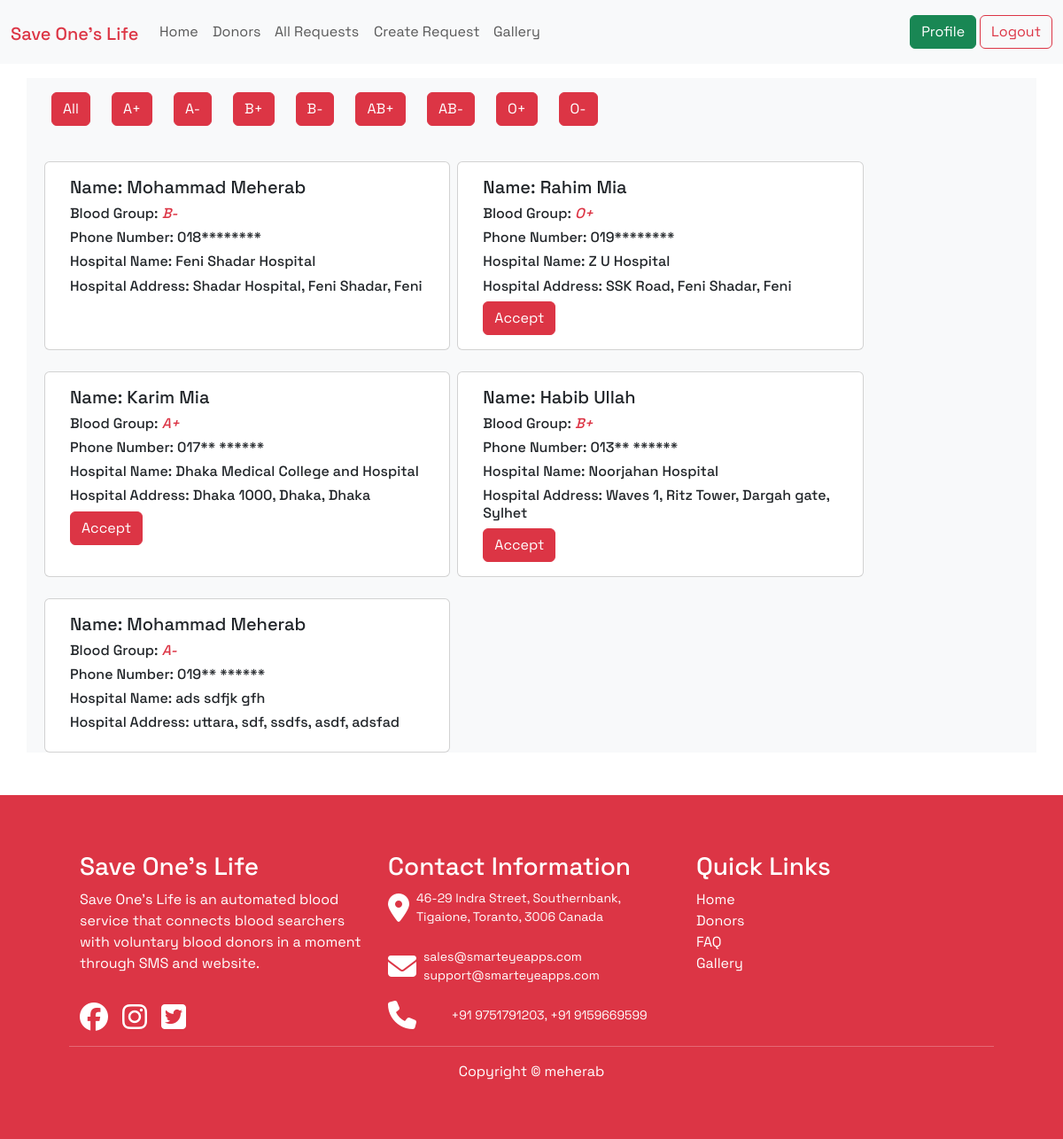
The page /all_requests/ (signed in) on the database its author committed.
### account/models.py (models this page shows)
class UserBloodGroup(models.Model):
    name = models.CharField(max_length=25)
    slug = models.SlugField(max_length=25)
    def __str__(self):
        return str(self.name)

### dashboard/models.py (models this page shows, shortened)
class RequestForBlood(models.Model):
    user = models.ForeignKey(User, on_delete = models.CASCADE)
    phone = models.CharField(max_length=14)
    blood_group = models.ForeignKey(UserBloodGroup, on_delete = models.CASCADE)
    village = models.CharField(max_length=100)
    union = models.CharField(max_length=100, blank=True, null=True)
    psot_office = models.CharField(max_length=100, blank=True, null=True)
    Upazila = models.CharField(max_length=100)
    district = models.CharField(max_length=100)
    hospital_name = models.CharField(max_length=200)
    is_accecpted = models.BooleanField(default=False, null=True, blank=True)

### dashboard/views.py (the view)
# urls.py: path('all_requests/', include('dashboard.urls')),
@login_required()
def dashboard(request, blood_slug=None):
    blood = UserBloodGroup.objects.all()
    all_requests = RequestForBlood.objects.all()
    if blood_slug is not None:
        blood_name = UserBloodGroup.objects.get(slug = blood_slug)
        all_requests = RequestForBlood.objects.filter(blood_group = blood_name)
    return render(request, 'dashboard.html', {'all_request': all_requests, 'user': request.user, 'blood_groups': blood})

### dashboard/templates/dashboard.html (shortened to what this page needs)
{% extends "base.html" %}
{% block content %}
<div class="container m-auto mt-3 bg-body-tertiary">
  <div class="d-flex flex-wrap justify-content-start gap-4 p-3">
    <a class="btn btn-danger" href="{% url 'dashboard'%}">All</a>
    {% for blood in blood_groups%}
    <a class="btn btn-danger" href="{% url 'filter' blood.slug%}">{{blood.name}}</a>
    {% endfor %}
  </div>
    <div class="m-2 row gap-2">
        {% for card in all_request%}
        {% if card.is_accecpted == False%}
        <div class="card mt-3 col-md-5">
            <div class="card-body">
              <h5 class="card-title">Name: {{card.user.first_name}} {{card.user.last_name}} </h5>
              <h6 class="card-text">Blood Group: <i class="text-danger">{{card.blood_group}}</i></h6>
              <h6>Phone Number: {{card.phone}}</h6>
              <h6>Hospital Name: {{card.hospital_name}}</h6>
              <h6>Hospital Address: {{card.village}}, {% if card.union%}{{card.union}},{%endif%} {%if card.psot_office %}{{card.psot_office}},{%endif%} {{card.Upazila}}, {{card.district}}</h6>
              {% if user != card.user %}
              <p class="card-text"><a class="btn btn-danger" href="{% url 'accept' card.id%}">Accept</a></p>
              {%endif%}
            </div>
          </div>
        {% endif%}
        {% endfor %}
    </div>
</div>
{% endblock content %}

### static/style.css (style rules this page uses)
body { font-family: 'Space Grotesk', sans-serif; }

### rows shown on the page
UserBloodGroup: name "A+"
UserBloodGroup: name "A-"
UserBloodGroup: name "B+"
UserBloodGroup: name "B-"
UserBloodGroup: name "AB+"
UserBloodGroup: name "AB-"
UserBloodGroup: name "O+"
UserBloodGroup: name "O-"
RequestForBlood: user.first_name "Mohammad", user.last_name "Meherab", blood_group "B-", phone "018********", hospital_name "Feni Shadar Hospital", village "Shadar Hospital", Upazila "Feni Shadar", district "Feni"
RequestForBlood: user.first_name "Rahim", user.last_name "Mia", blood_group "O+", phone "019********", hospital_name "Z U Hospital", village "SSK Road", Upazila "Feni Shadar", district "Feni", shows "Accept"
RequestForBlood: user.first_name "Karim", user.last_name "Mia", blood_group "A+", phone "017** ******", hospital_name "Dhaka Medical College and Hospital", village "Dhaka 1000", Upazila "Dhaka", district "Dhaka", shows "Accept"
RequestForBlood: user.first_name "Habib", user.last_name "Ullah", blood_group "B+", phone "013** ******", hospital_name "Noorjahan Hospital", village "Waves 1, Ritz Tower", Upazila "Dargah gate", district "Sylhet", shows "Accept"
RequestForBlood: user.first_name "Mohammad", user.last_name "Meherab", blood_group "A-", phone "019** ******", hospital_name "ads sdfjk gfh", village "uttara", union "sdf", psot_office "ssdfs", Upazila "asdf", district "adsfad"
